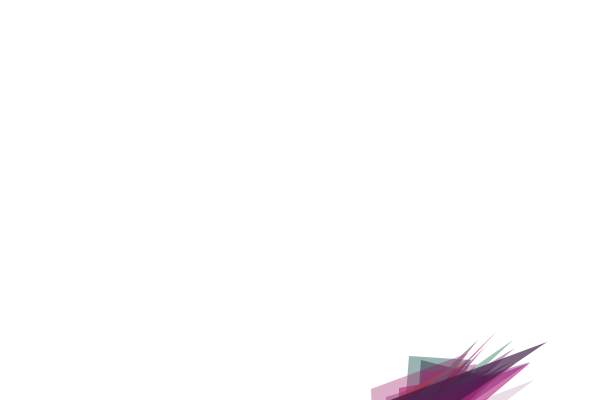
Frame 1 (no input)
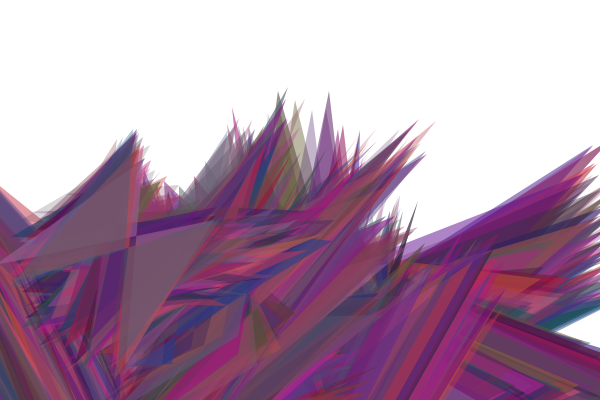
Frame 60 (the mouse pressed at the canvas centre just before this capture)
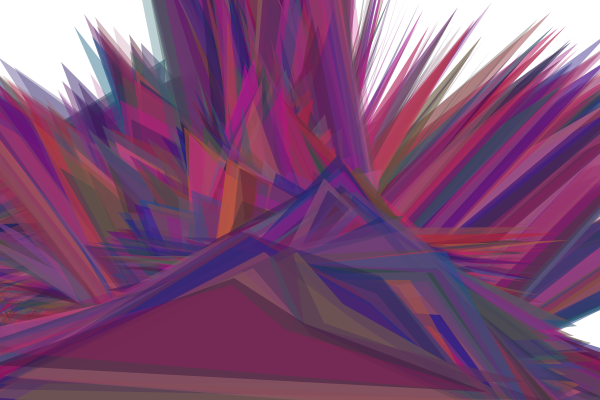
Frame 120 (the mouse held since frame 60 and released just before this capture)

The Processing sketch that drew these frames (run headless with seeded random() and noise(); from frame 60 on, the mouse is pressed at the canvas centre):

// Processing sketch: processing_4652
// ── processing_4652.pde

/*   Jeff Hendrickson  14 Sept 09
       This code plays with quads.  Mess around with the variable and see what
       you can come up with.
       */


//int i = 1;
int x1 = 150;
int y1 = 150;
int x2 = 200;
int y2 = 140;
int x3 = 160;
int y3 = 200;
int x4 = 150;
int y4 = 400;

void setup() {
size(600,400);  // w x h
background(255);
smooth();
//noStroke();
}
void draw()  {

for (int i =1; i<30; i++) {  //larger numbers make more varied angles
  fill(random(20, 200), random(10,100), random(50, 150), random(50, 175));
  noStroke();
  quad(x1+250, y1+250, x2+250, y2+250, x3+250, y3+250, x4+250, y4+250);
  x1 +=random(-20,20);
  y1 +=random(-20,20);
  x2 -=random(-20,20);
  y2 +=random(-20,20);
  x3 -=random(-20,20);
  y3 +=random(-20,20);
  x4 -=random(-20,20);
  y4 +=random(-20,20);
}

if (millis() >= 7000) {
  noLoop();
}
}
/*void mousePressed()  {                 Use this to save
  save("quadV9painter_1200.png");
} */
